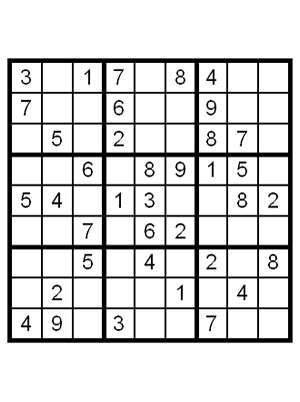
#> input picture img/easy0.jpg, 300 x 402 px
$ python -i preproccessing.py   (imports and definitions only)   (older library calls are emulated)
#> lines starting #> are read from the running program, lines starting #| are printed output that depends on the picture; after the words box and inside, x2 and y2 are one past the last pixel; in counts of white or black regions, pixels touching at a corner belong together
#> further down, picture is the input picture: shape (402, 300, 3); min 0, max 255, mean 217.2
#!/usr/bin/env python
# coding: utf-8

import cv2
from pylab import *


def get_area(rect):
    x, y, w, h = rect
    return (w * h)


def inverse(image):
    return (255 - image)


def board_threshold(img):
    img = img.astype('uint8')
    img = cv2.cvtColor(img, cv2.COLOR_BGR2GRAY)
    img_clean = cv2.fastNlMeansDenoising(img, h=5)
    avr = average(img_clean)
#> avr = 217.2
    sd = std(img_clean)
#> sd = 81.74
    if avr > 200:
        ret, img = cv2.threshold(img_clean, avr, 255, cv2.THRESH_BINARY_INV)
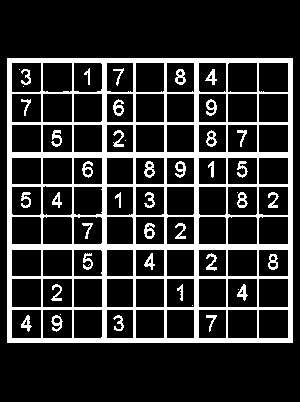
#> img: shape (402, 300); 18.6% white; 46 white regions (8 under 20 px), largest, box (x1, y1, x2, y2) and area: (7, 58, 293, 343) 19363, (144, 223, 155, 239) 104, (113, 99, 124, 116) 103
#> ret = 217
    elif avr > 160:
        ret, img = cv2.threshold(img_clean, avr - 2.1 * sd, 255, cv2.THRESH_BINARY_INV)
    else:
        ret, img = cv2.threshold(img_clean, avr - 1.5 * sd, 255, cv2.THRESH_BINARY_INV)

    # [4 lines of commented-out code are left out]
    img_to_show = img_clean#[y:y+h,x:x+w]
    #if not black_and_white:
   #     return img_to_show
    avr = average(img_to_show)
    sd = std(img_to_show)
    if avr > 200:
        ret, img = cv2.threshold(img_to_show, avr, 255, cv2.THRESH_BINARY_INV)
    elif avr > 160:
        img = inverse(img_to_show)
        img = cv2.dilate(img, np.ones((3, 3), np.uint8), iterations=3)
        img = inverse(img)
        ret, img = cv2.threshold(img, avr - 1.5 * sd, 255, cv2.THRESH_BINARY_INV)
    else:
        img = inverse(img_to_show)
        img = cv2.dilate(img, np.ones((5, 5), np.uint8), iterations=3)
        img = inverse(img)
        ret, img = cv2.threshold(img, avr - 1.3 * sd, 255, cv2.THRESH_BINARY_INV)
    lines = cv2.HoughLinesP(img, 1, np.pi / 180, 100, minLineLength=120, maxLineGap=60)
#> lines = 72 rows, first 6: [7, 341, 292, 341], [103, 342, 103, 58], [7, 153, 292, 153], [195, 342, 195, 58], [7, 248, 292, 248], [7, 61, 292, 61]
    for line in lines:
        x1, y1, x2, y2 = line[0]
        cv2.line(img, (x1, y1), (x2, y2), 255, 6)
#> this loop made 72 passes
#> (x1, y1, x2, y2) on passes 1 to 12: (7, 341, 292, 341), (103, 342, 103, 58), (7, 153, 292, 153), (195, 342, 195, 58), (7, 248, 292, 248), (7, 61, 292, 61), (7, 62, 292, 62), (7, 185, 292, 185), (42, 342, 42, 58), (194, 342, 194, 58), (227, 342, 227, 58), (7, 276, 292, 276)
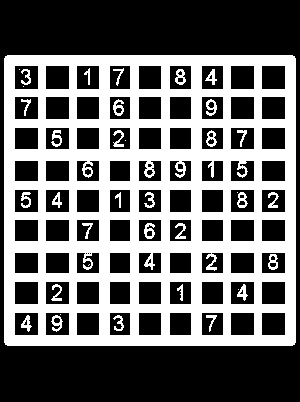
#> img: shape (402, 300); 41.3% white; 37 white regions (7 under 20 px), largest, box (x1, y1, x2, y2) and area: (4, 55, 296, 346) 47450, (144, 223, 155, 239) 104, (113, 99, 124, 116) 103
    return img_to_show, img


def clean_image_to_file(img, black_and_white, path):
    grayscale, thresholded = clean_image(img)
    if black_and_white:
        cv2.imwrite(path, thresholded)
    else:
        cv2.imwrite(path, grayscale)


def field_threshold(img):
    img = cv2.fastNlMeansDenoising(img, h=5)
    avr = average(img)
    sd = std(img)
    if avr > 200:
        ret, img = cv2.threshold(img, avr, 255, cv2.THRESH_BINARY_INV)
        img = cv2.erode(img, np.ones((2, 2), np.uint8), iterations=1)
    elif avr > 160:
        # img = inverse(img)
        # img = cv2.dilate(img, np.ones((3,3), np.uint8) , iterations=3)
        # img = inverse(img)
        ret, img = cv2.threshold(img, avr - 1.5 * sd, 255, cv2.THRESH_BINARY_INV)
        img = cv2.erode(img, np.ones((2, 2), np.uint8), iterations=1)
    else:
        # img = inverse(img)
        # img = cv2.dilate(img, np.ones((3,3), np.uint8) , iterations=3)
        # img = inverse(img)
        ret, img = cv2.threshold(img, avr - 1.3 * sd, 255, cv2.THRESH_BINARY_INV)
        img = cv2.erode(img, np.ones((2, 2), np.uint8), iterations=1)
        # print("Średnia: "+str(avr)+" Odchylenie:"+str(sd))
    return img


# [5 lines of commented-out code are left out]

>>> import cv2
>>> picture = cv2.imread('img/easy0.jpg')
>>> result = board_threshold(picture)

$ run again, on img/easy1.jpg
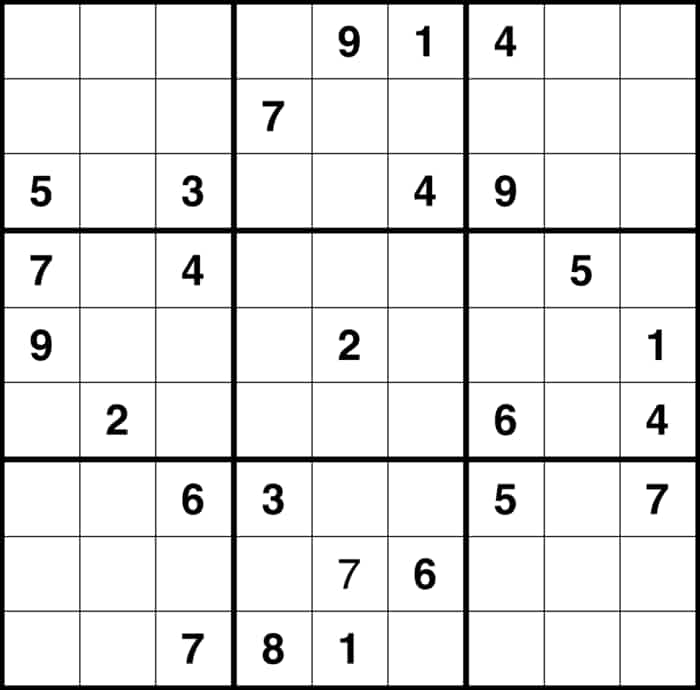
#> input picture img/easy1.jpg, 700 x 690 px
#> picture is the input picture: shape (690, 700, 3); min 0, max 255, mean 230.8
#> avr = 230.8
#> sd = 67.82
#> in board_threshold, `ret, img = cv2.threshold(img_clean, avr, 255, cv2.THRESH_BINARY_INV)`:
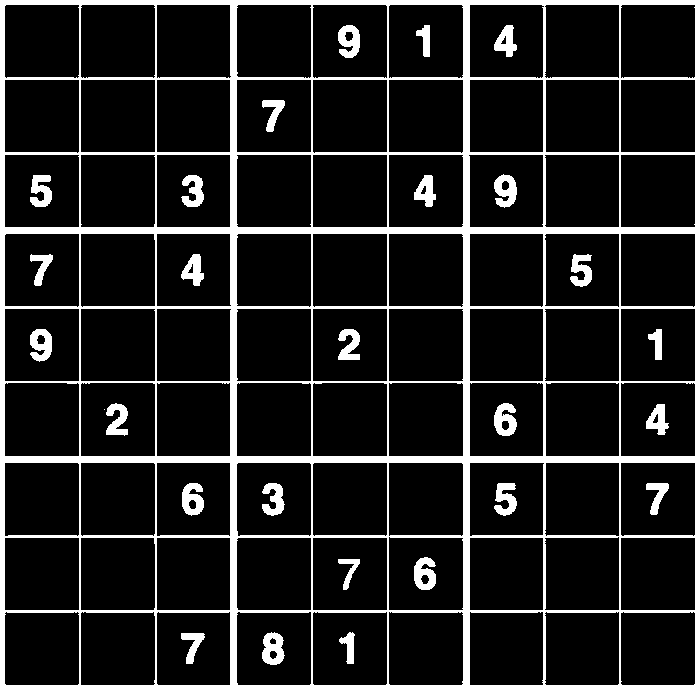
#> img: shape (690, 700); 13.2% white; 28 white regions (1 under 20 px), largest, box (x1, y1, x2, y2) and area: (0, 0, 700, 690) 52761, (262, 632, 285, 665) 524, (494, 403, 517, 436) 518
#> ret = 230
#> lines = 78 rows, first 6: [0, 610, 699, 610], [0, 78, 699, 78], [3, 689, 3, 0], [0, 462, 699, 462], [466, 689, 466, 0], [0, 2, 699, 2]
#> the loop in board_threshold, `for line in lines:` made 78 passes
#> after the loop in board_threshold, `for line in lines:`:
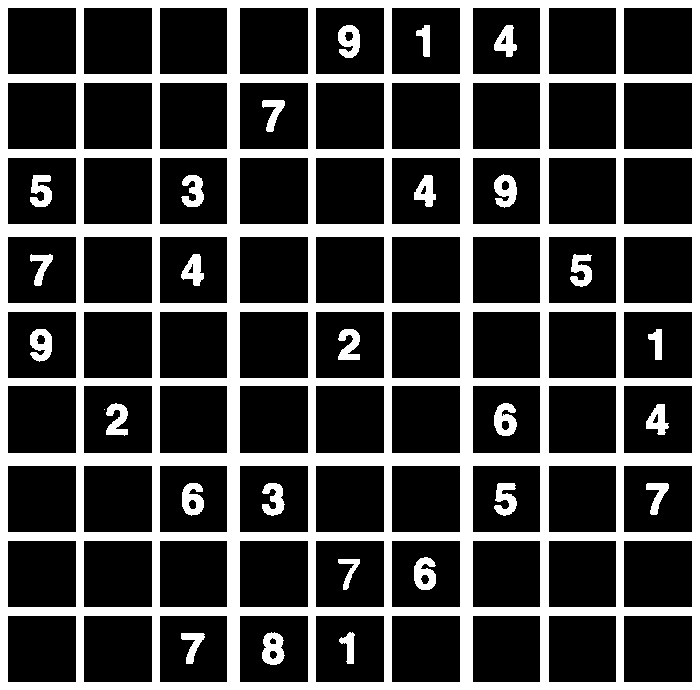
#> img: shape (690, 700); 27.2% white; 28 white regions (1 under 20 px), largest, box (x1, y1, x2, y2) and area: (0, 0, 700, 690) 120645, (262, 632, 285, 665) 524, (494, 403, 517, 436) 518

$ run again, on img/easy2.jpg
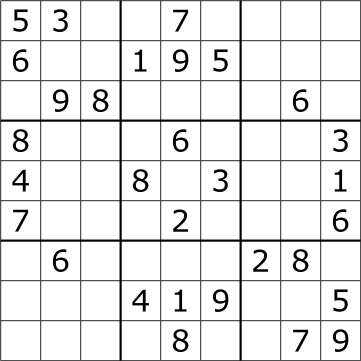
#> input picture img/easy2.jpg, 361 x 361 px
#> picture is the input picture: shape (361, 361, 3); min 0, max 255, mean 231.2
#> avr = 231.3
#> sd = 61.25
#> in board_threshold, `ret, img = cv2.threshold(img_clean, avr, 255, cv2.THRESH_BINARY_INV)`:
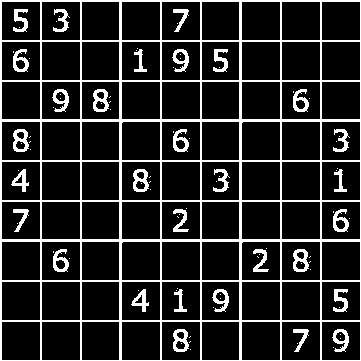
#> img: shape (361, 361); 15.5% white; 99 white regions (68 under 20 px), largest, box (x1, y1, x2, y2) and area: (0, 0, 361, 361) 14725, (93, 89, 109, 112) 219, (13, 129, 29, 152) 219
#> ret = 231
#> lines = 42 rows, first 6: [80, 360, 80, 0], [239, 360, 239, 0], [281, 360, 281, 0], [360, 360, 360, 0], [0, 360, 0, 0], [120, 360, 120, 0]
#> the loop in board_threshold, `for line in lines:` made 42 passes
#> after the loop in board_threshold, `for line in lines:`:
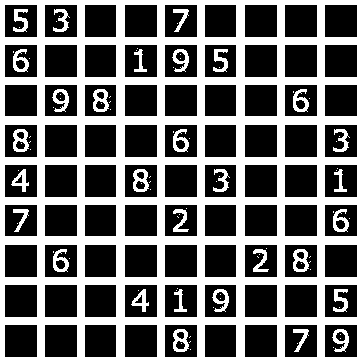
#> img: shape (361, 361); 41.5% white; 99 white regions (68 under 20 px), largest, box (x1, y1, x2, y2) and area: (0, 0, 361, 361) 48525, (93, 89, 109, 112) 219, (13, 129, 29, 152) 219
